Frame 1 (no input): blank canvas, image omitted
Frame 60 (no input): blank canvas, image omitted
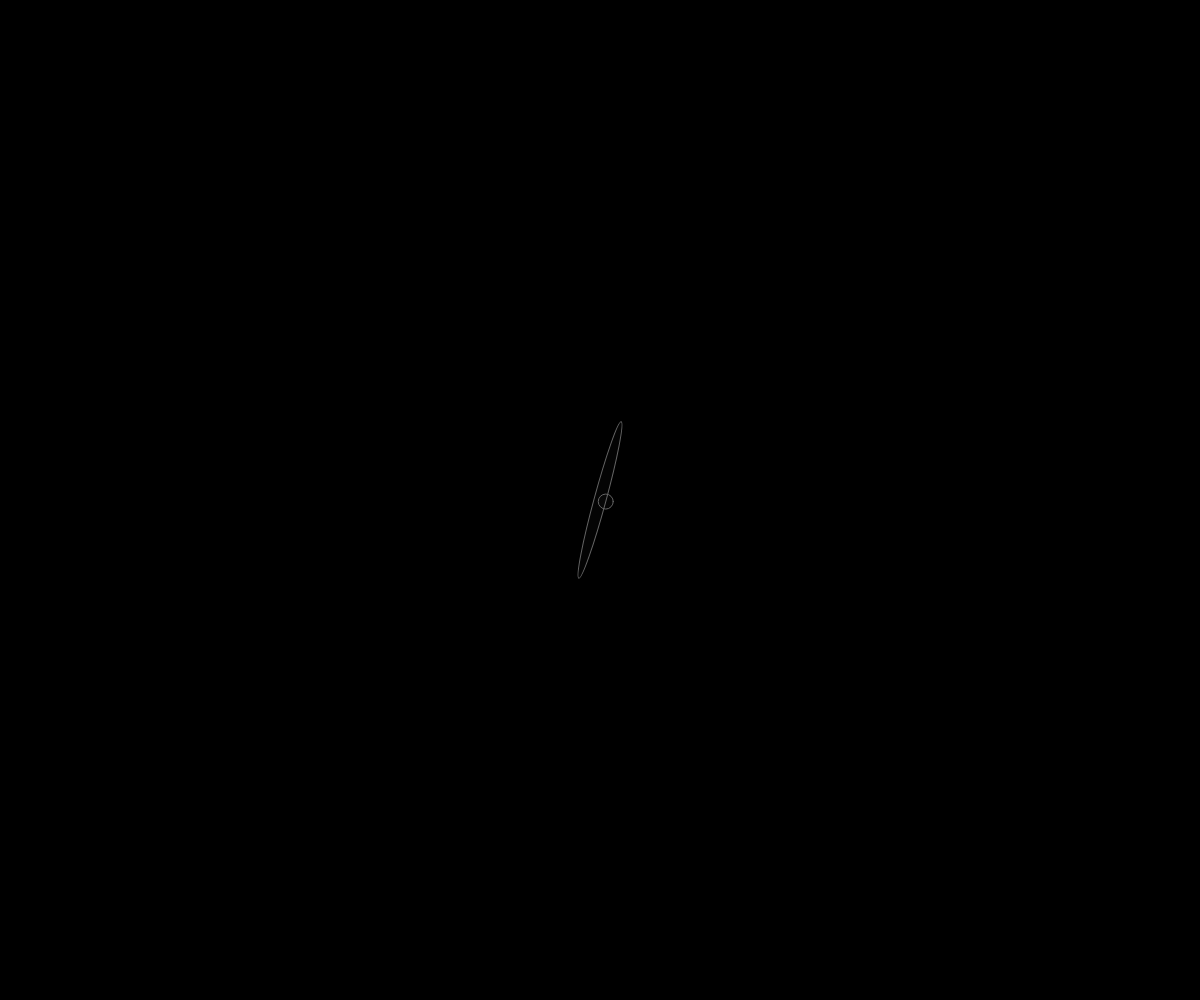
Frame 120 (the mouse pressed at the canvas centre since frame 60)

The p5.js sketch whose frames 1 and 60 were blank and that drew this single picture after the mouse press (run headless with seeded random() and noise() and a simulated clock; from frame 60 on, the mouse is pressed at the canvas centre):

// p5.js sketch
// ── sketch.js
// The ellipse would spawn on the position of the mouse at that time,
// and it would also pulsate in size basically,
// getting smaller and larger according to a sin function.
// One thing that would be nice to implement as well,
// is that every time the user presses any key,
// the sketch generates a random color for all balls in the sketch.

// Remaining tasks:
// calculate the center points along each line
// draw a point
// apply function that traces the path of these center point
// see https://p5js.org/examples/simulate-spirograph.html as an example.
// Add a gradient fill to the ovals? https://p5js.org/examples/color-linear-gradient.html
// Use curves for connectors
// Use vertex to draw connecting shaped -- try to FILL based on these shapes
//

var ballArr = [];
var angle = 0;
var d1 = 10;
var midPointArr = [];
var trailHistory = [];

function setup() {
  createCanvas(windowWidth, windowHeight);

}

function draw(){
  background(0);

  midPointArr = [];

  for (let i = 0; i < ballArr.length; i++){
    ballArr[i].move();
    ballArr[i].make();
  }

    connectDots();
//    connectAnchors();

    if (midPointArr.length > 0) {
      for (let i = 0; i < midPointArr.length; i++){
        trailHistory.push(midPointArr[i]);
  //      print(trailHistory);
      }
    }

    if (trailHistory.length > 25){
      trailHistory.splice(0, 1);
    }
    drawAnchorTrails();

}

function mousePressed() {
  angle = random(0,50);
  var ballInstance = new Ball(mouseX, mouseY, angle);
  ballInstance.make();
  ballArr.push(ballInstance);
}

function drawAnchorTrails(){

    push();
      fill("red");
      noStroke();
      for (let i = 0; i < trailHistory.length; i++){
        let tpX = trailHistory[i].x;
        let tpY = trailHistory[i].y;
        ellipse(tpX, tpY, 1);
      }
    pop();
}

function connectAnchors(){
  if(midPointArr.length <= 1){
    return;
  }
  strokeWeight(1);
  stroke("red");
  for (let i = 0; i < midPointArr.length; i++){

    if (i > 0){

      let a_x1 = midPointArr[i].x;
      let a_y1 = midPointArr[i].y;
      let a_x2 = midPointArr[i-1].x;
      let a_y2 = midPointArr[i-1].y;
      line(a_x1, a_y1, a_x2, a_y2);
    } else {
      let a_x1 = midPointArr[0].x;
      let a_y1 = midPointArr[0].y;
      let a_x2 = midPointArr[midPointArr.length-1].x;
      let a_y2 = midPointArr[midPointArr.length-1].y;
      line(a_x1, a_y1, a_x2, a_y2);
    }
  }

}

function connectDots(){
  if(ballArr.length <= 1){
    return;
  }
  push();
//  blendMode(EXCLUSION);

  for (let i = 0; i < ballArr.length; i++){

    if (i > 0){
      strokeWeight(1);
      stroke(100);
      line(ballArr[i].anchor.x, ballArr[i].anchor.y, ballArr[i-1].anchor.x, ballArr[i-1].anchor.y);

      push();
        noStroke();
        fill("red");
        let x2 = ballArr[i-1].anchor.x + ((ballArr[i].anchor.x - ballArr[i-1].anchor.x)/2);
        let y2 = ballArr[i-1].anchor.y + ((ballArr[i].anchor.y - ballArr[i-1].anchor.y)/2);
        ellipse(x2, y2, 10);
        midPointArr.push(createVector(x2,y2));

      pop();

    } else {
        strokeWeight(1);
        stroke(100);
        line(ballArr[ballArr.length-1].anchor.x, ballArr[ballArr.length-1].anchor.y, ballArr[0].anchor.x, ballArr[0].anchor.y);

        push();
          noStroke();
          fill("red");
          let x3 = ballArr[0].anchor.x + ((ballArr[ballArr.length-1].anchor.x - ballArr[0].anchor.x)/2);
          let y3 = ballArr[0].anchor.y + ((ballArr[ballArr.length-1].anchor.y - ballArr[0].anchor.y)/2);
          ellipse(x3, y3, 10);
          midPointArr.push(createVector(x3,y3));
        pop();
      }
    }
}

function Ball(x, y, angle){
  this.xPos = x;
  this.yPos = y;
  this.size = d1 + random(10, 150);
  this.angle = angle;
  this.speed = random(0,0.05);
  this.clr = color(random(0,255), random(0,255), random(0,255));
  this.anchor = createVector();
  this.dotHistory = [];

  this.move = function(){
    this.size = (sin(this.angle) + this.size);
    this.angle += this.speed;
//    this.anchor.x = this.anchor.x+(random(0, 50))
  }

  this.make = function (){
      strokeWeight(1);
      stroke(100);
      push();
        translate(this.xPos,this.yPos);
        rotate(this.angle);
        ellipse(0, 0, this.size, this.size+150);
      pop();
      fill(100, 10);
      this.anchor = createVector((cos(this.angle) * this.size/2)+this.xPos, (sin(this.angle)* this.size/2)+this.yPos);
      ellipse(this.anchor.x, this.anchor.y, 15);
  }
}

// push();
//   blendMode(EXCLUSION);
//   ellipse(mouseX-height/8,mouseY-height/8,width/12,width/12);
// pop();
